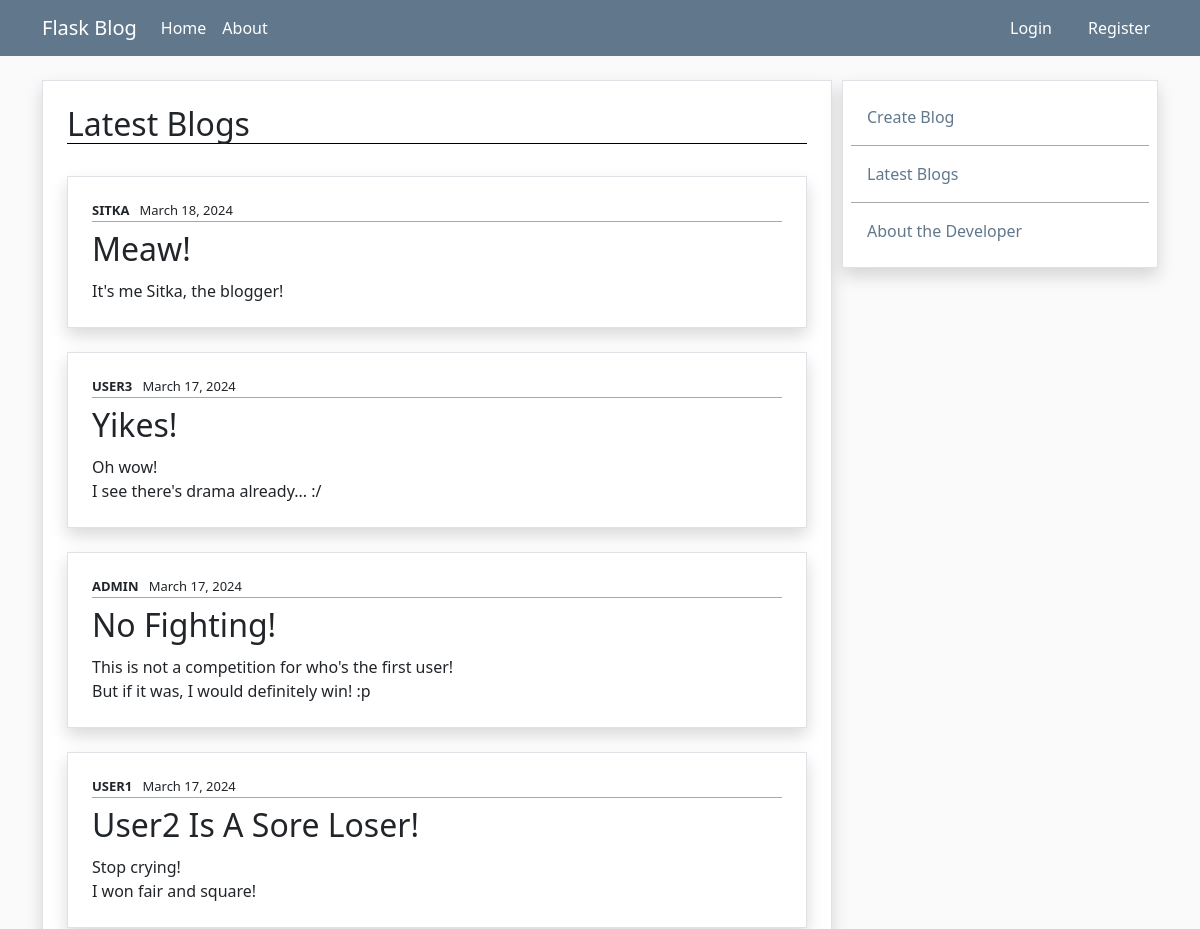
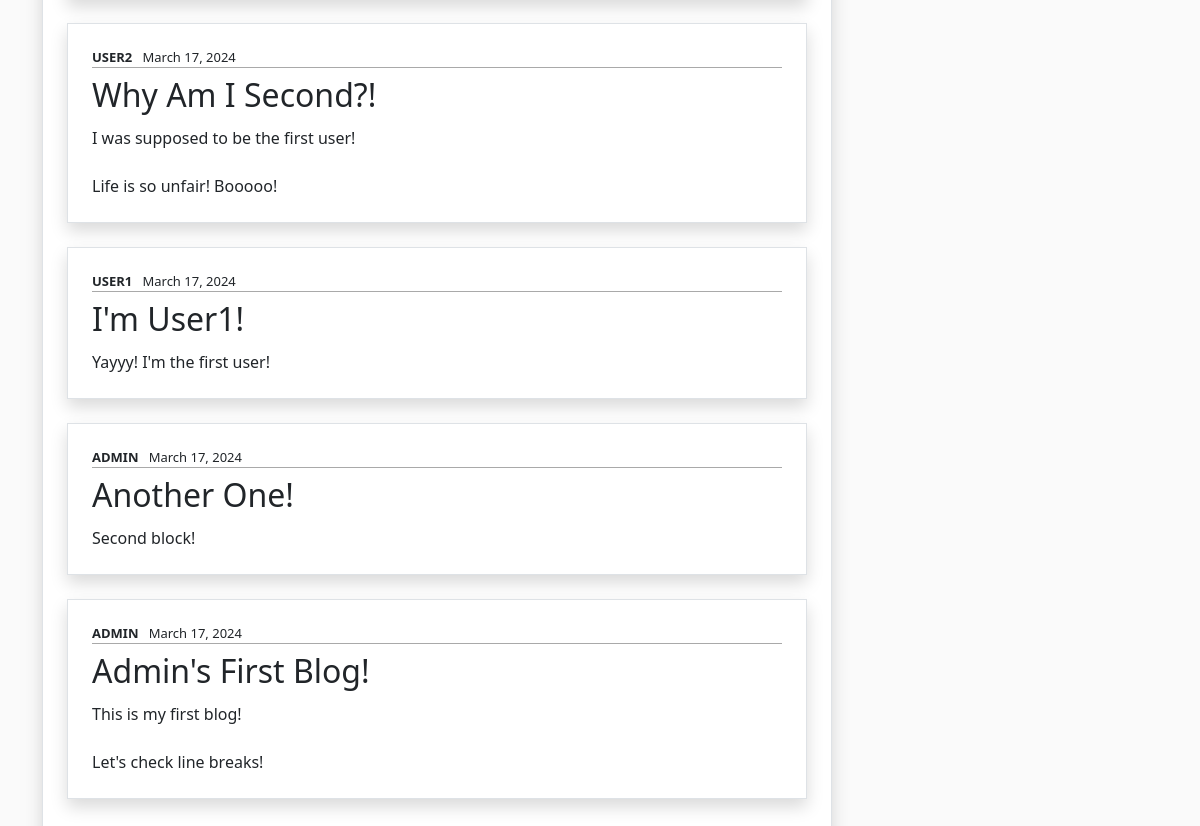
/latest_blogs, run on the app's committed database (2 pictures, top to bottom).
### app.py (models this page shows, shortened)
class Users(db.Model, UserMixin):
    id = db.Column(db.Integer, primary_key=True)
    username = db.Column(db.String(100), nullable=False, unique=True)
    email = db.Column(db.String(100), nullable=False, unique=True)
    hashed_password = db.Column(db.String(500), nullable=False)
    date_added = db.Column(db.DateTime, default = datetime.now())
    blogs = db.relationship('Blogs', backref='author')
    @property
    def password(self):
        '''Make sure password cannot be accessed'''
        raise AttributeError('Password cannot be accessed!')

class Blogs(db.Model):
    id = db.Column(db.Integer, primary_key=True)
    blog_title = db.Column(db.String(100), nullable=False)
    blog_content = db.Column(db.Text, nullable=False)
    date_posted = db.Column(db.DateTime, default=datetime.now())
    author_id = db.Column(db.Integer, db.ForeignKey('users.id'))

### app.py (the view)
@app.route("/latest_blogs")
def latest_blogs():
    blogs = Blogs.query.order_by(desc(Blogs.id))
    users_with_blogs = Users.query.filter(Users.blogs.any()).all()
    return render_template("latest_blogs.html", blogs=blogs, users_with_blogs=users_with_blogs)

### templates/latest_blogs.html (shortened to what this page needs)
{% extends 'base.html' %}
{% block content %}
    <div class="border container shadow p-4" style="background-color: white;">
            <h2 style="border-bottom: 1px solid black;">Latest Blogs</h2>
                <br/>
                {% for blog in blogs %}
                    <div class="border container shadow p-4" style="background-color: white;">
                            {% set author = None %}
                            {% for user in users_with_blogs %}
                                {% if user.id == blog.author_id %}
                                    {% set author = user.username %}
                                    <div style= "font-size: small; border-bottom: 1px solid darkgray;">
                                            <strong style="text-transform: uppercase;">{{ author }}</strong>&nbsp;&nbsp;
                                            {{ blog.date_posted.strftime('%B %d, %Y') }}
                                    </div>
                                    {% set break_loop = true %}
                                {% endif %}
                            {% endfor %}
                                <div style="margin-top: 8px;">
                                    <h2 style="margin-bottom: 0; padding-bottom: 0; text-transform: capitalize;"> {{ blog.blog_title }} </h2>
                                </div>
                                <div style="white-space: pre-line; margin-top: -13px;">
                                    {{ blog.blog_content.strip() | safe }}
                                </div>
                    </div>
                    <br/>
                {% endfor %}
            </div>
            <br/>
            <br/>
{% endblock %}

### data on the page
Blogs: date_posted "March 18, 2024", blog_title "Meaw!", blog_content.strip "It's me Sitka, the blogger!"
Users: username "SITKA"
Blogs: date_posted "March 17, 2024", blog_title "Yikes!", blog_content.strip "Oh wow! I see there's drama already... :/"
Users: username "USER3"
Blogs: date_posted "March 17, 2024", blog_title "No Fighting!", blog_content.strip "This is not a competition for who's the first user! But if it was, I would definitely win! :p"
Users: username "ADMIN"
Blogs: date_posted "March 17, 2024", blog_title "User2 Is A Sore Loser!", blog_content.strip "Stop crying! I won fair and square!"
Users: username "USER1"
Blogs: date_posted "March 17, 2024", blog_title "Why Am I Second?!", blog_content.strip "I was supposed to be the first user! Life is so unfair! Booooo!"
Users: username "USER2"
Blogs: date_posted "March 17, 2024", blog_title "I'm User1!", blog_content.strip "Yayyy! I'm the first user!"
Blogs: date_posted "March 17, 2024", blog_title "Another One!", blog_content.strip "Second block!"
Blogs: date_posted "March 17, 2024", blog_title "Admin's First Blog!", blog_content.strip "This is my first blog! Let's check line breaks!"
